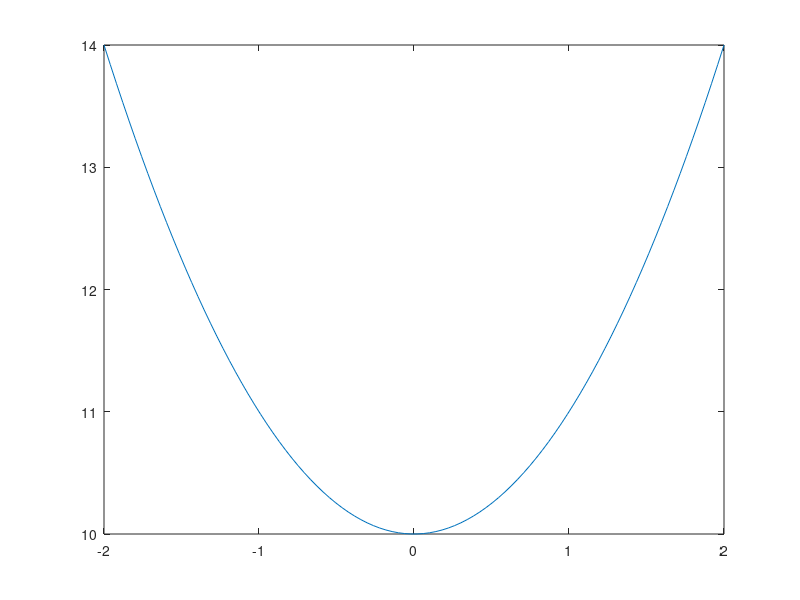

Recreate this plot in MATLAB.
clear
clc
close all;

x=linspace(-2,2);
for i=1:100
    y(i)=x(i)^2+10;
end
plot(x,y);

c11=4;a11=10;c21=10;a21=10;c12=4;a12=10;c22=10;a22=10;
for i=2:100
    x1=y(i);
    x2=y(i-1);
    
end



%% initialization
swarm_size = 64;                       % number of the swarm particles
maxIter = 500;                         % maximum number of iterations
inertia = 1;                           % W
correction_factor = 2.0;               % c1,c2
for i=1:swarm_size
    velocity(i,1:14) = 0;              % set initial velocity for particles
    swarm(i,1)=c11;                      %c11
    swarm(i,2)=a11;                     %a11
    swarm(i,3)=c21;                     %c21
    swarm(i,4)=a21;                     %a21
    swarm(i,5:7)=0;                    %A01?A11?A21
    swarm(i,8)=c12;                      %c12
    swarm(i,9)=a12;                     %a12
    swarm(i,10)=c22;                    %c22
    swarm(i,11)=a22;                    %a22
    swarm(i,12:14)=0;                  %A02?A12?A22
end
pbest(1:swarm_size) = 1000;            % pbest
gbest=1;

    

%% main loop
% for i=1:maxIter
% 
%     
%     %move
%     swarm(:,:) = swarm(:,:) + velocity(:,:);
%     
%     
%     
%     %change velocity
%     for i=1:swarm_size
%         A=inertia*velocity(i,:);%??
%         B=correction_factor*rand(1)*0.1*(pbestPos(i,:)-swarm(i,:));%pbest
%         C=correction_factor*rand(1)*0.1*(pbestPos(gbest,:) - swarm(i,:));%gbest
%         velocity(i,:)=A+B+C;
%     end
% end

%% result



